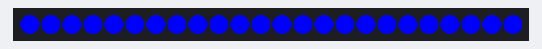
Recording of a sketch running on a simulated Arduino Uno, built with avr-gcc and run on an emulated ATmega328P. Parts: 24 RGB LEDs in strip order, left to right. Dim RGB values are drawn brighter than linear; random numbers use the default seed unless the sketch sets one.

Above: at 0.1 s.
At 20.6 s:
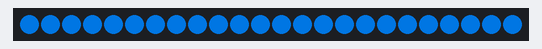

The sketch:

icering.ino
```cpp
#include <Adafruit_NeoPixel.h>

// ---- CHANGE THIS ----
#define PIN 4
#define LEDS 24


// Parameter 1 = number of pixels in strip
// Parameter 2 = Arduino pin number (most are valid)
// Parameter 3 = pixel type flags, add together as needed:
//   NEO_KHZ800  800 KHz bitstream (most NeoPixel products w/WS2812 LEDs)
//   NEO_KHZ400  400 KHz (classic 'v1' (not v2) FLORA pixels, WS2811 drivers)
//   NEO_GRB     Pixels are wired for GRB bitstream (most NeoPixel products)
//   NEO_RGB     Pixels are wired for RGB bitstream (v1 FLORA pixels, not v2)
Adafruit_NeoPixel strip = Adafruit_NeoPixel(LEDS, PIN, NEO_GRB + NEO_KHZ800);

// IMPORTANT: To reduce NeoPixel burnout risk, add 1000 uF capacitor across
// pixel power leads, add 300 - 500 Ohm resistor on first pixel's data input
// and minimize distance between Arduino and first pixel.  Avoid connecting
// on a live circuit...if you must, connect GND first.

void setup() {
  strip.begin();
  strip.show(); // Initialize all pixels to 'off'
}

void loop() {
  iceRing(500);
}

void iceRing(uint16_t wait) {
  uint16_t i, j;
  int start = 170;  // a pure red
  int end = 205;   // the led starts to blink purple

  // some random values each rotation
  int r_brightness = random(10) + 5;
  int g_brightness = random(35) + 5;


  // first cycle
  for(j=start; j<end; j++) {
    for(i=0; i<strip.numPixels(); i++) {
      strip.setPixelColor(i, Wheel(j & 255));
    }
    strip.show();
    delay(wait);
  }

  for(j=end; j>start; j--) {
    for(i=0; i<strip.numPixels(); i++) {
      strip.setPixelColor(i, Wheel(j & 255));
    }
    strip.show();
    delay(wait);
  }

  int overdrive = 25;
  for(j=(start + overdrive); j < (end + overdrive); j++) {
    for(i=0; i<strip.numPixels(); i++) {
      i++;
      strip.setPixelColor(i, Wheel(j & 255));
    }
  }

  for(j=(end + overdrive); j>(start + overdrive); j--) {
    for(i=0; i<strip.numPixels(); i++) {
      i++;
      strip.setPixelColor(i, Wheel(j & 255));
    }
  }

  // transition
  for(uint16_t blue = start; blue > 10; blue--) {
    for(i=0; i<strip.numPixels(); i++) {
      strip.setPixelColor(i, strip.Color(
        min(0, r_brightness - (start - blue)),
        min(0, g_brightness - (start - blue)),
        blue)
      );
    }
    strip.show();
    delay(wait);
  }

  for(uint16_t blue = 10; blue < start; blue++) {
    for(i=0; i<strip.numPixels(); i++) {
      strip.setPixelColor(i, strip.Color(0, r_brightness, blue));
    }
    strip.show();
    delay(wait);
  }

  for(j=r_brightness; j>0; j--) {
    for(i=0; i<strip.numPixels(); i++) {
      strip.setPixelColor(i, strip.Color(0, j, start));
    }
    strip.show();
    delay(wait);
  }

}


// Input a value 0 to 255 to get a color value.
// The colours are a transition r - g - b - back to r.
uint32_t Wheel(byte WheelPos) {
  if(WheelPos < 85) {
   return strip.Color(WheelPos * 3, 255 - WheelPos * 3, 0);
  } else if(WheelPos < 170) {
   WheelPos -= 85;
   return strip.Color(255 - WheelPos * 3, 0, WheelPos * 3);
  } else {
   WheelPos -= 170;
   return strip.Color(0, WheelPos * 3, 255 - WheelPos * 3);
  }
}
```
